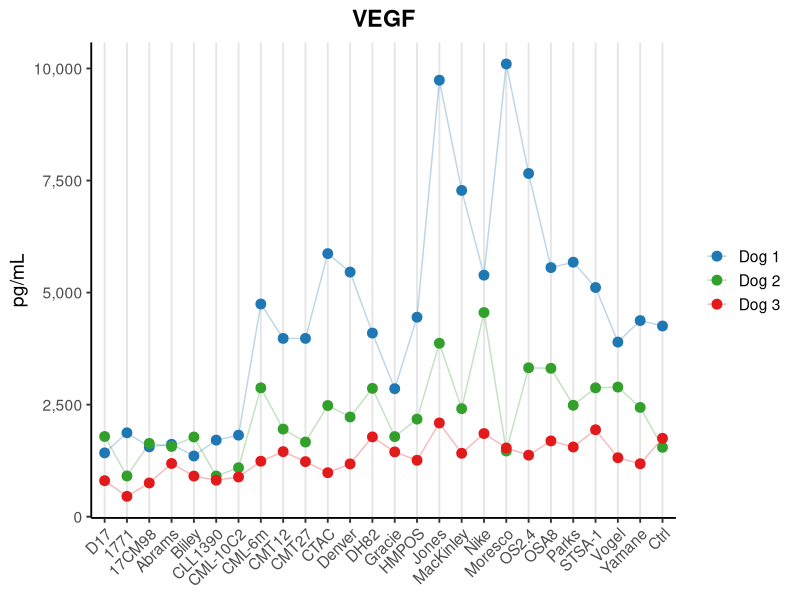
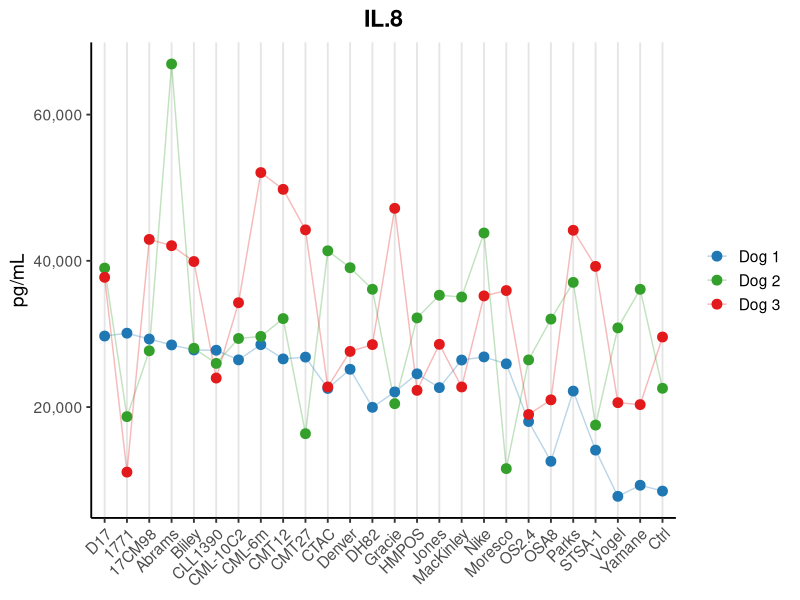
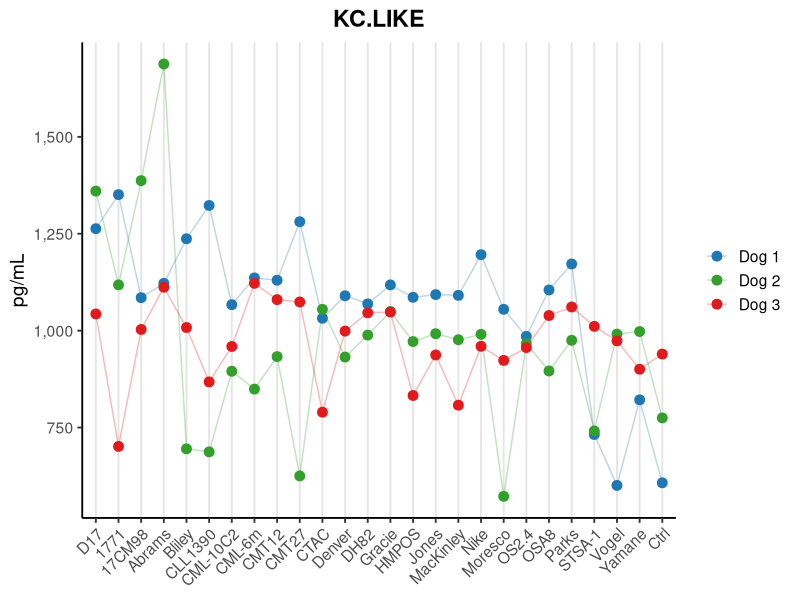
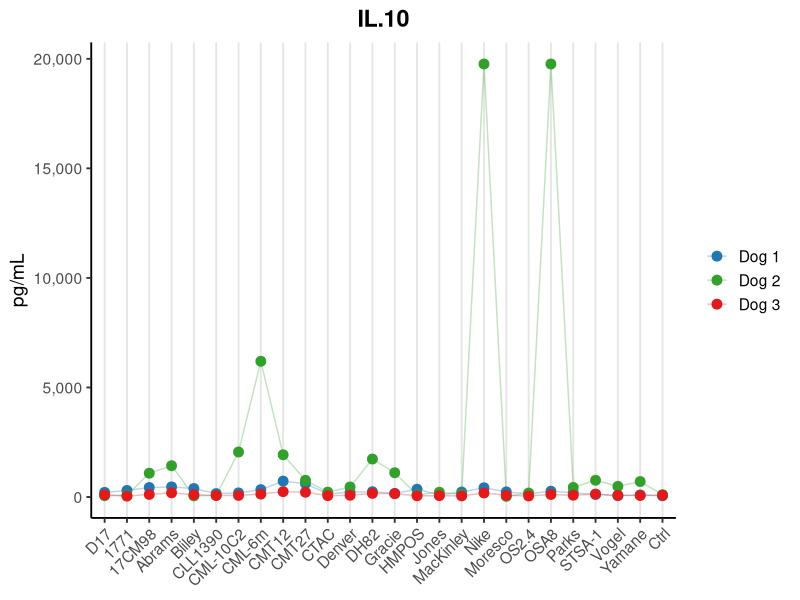
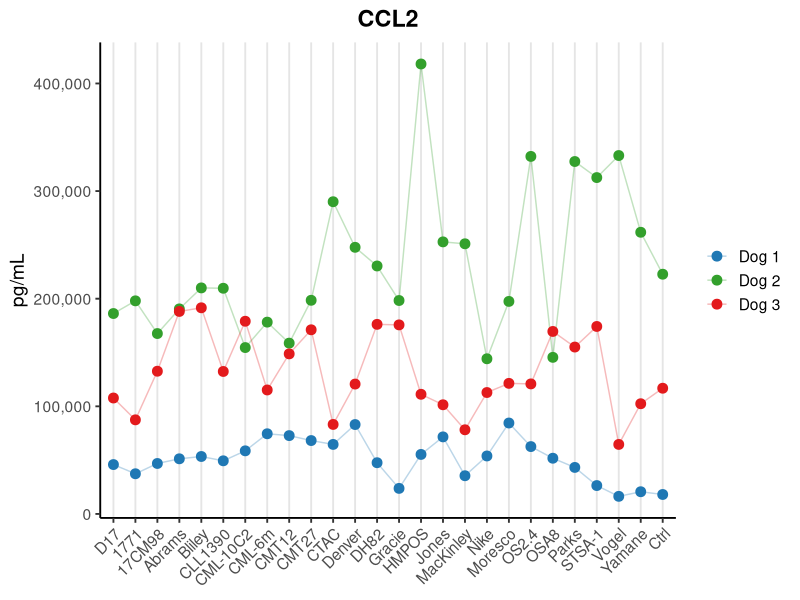
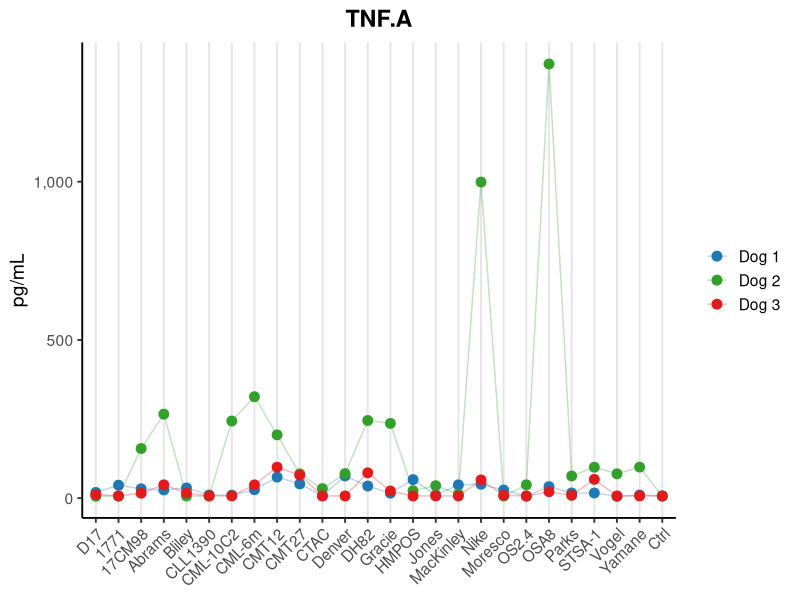
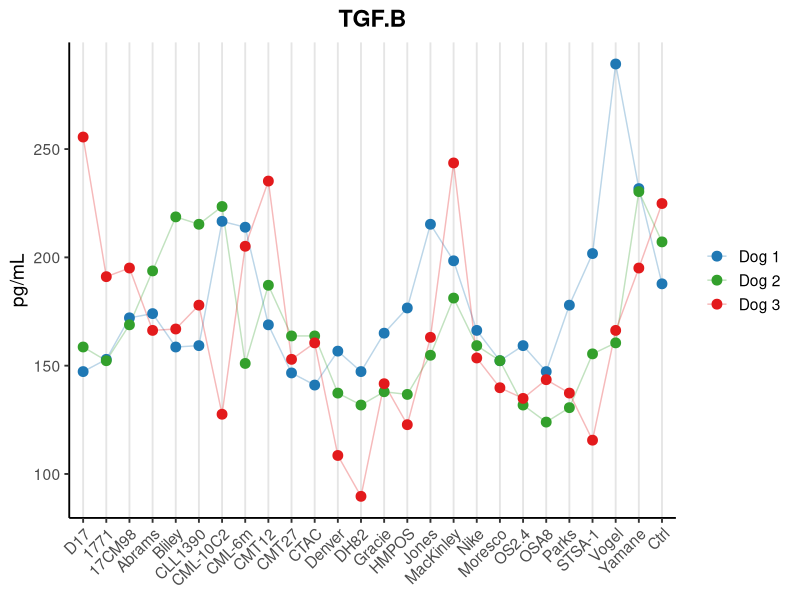

Reproduce these figures in R, in order.
# ── 0) PACKAGES ───────────────────────────────────────────────────────────────
library(readr)
library(dplyr)
library(tidyr)
library(ggplot2)
library(scales)  # for comma() in y‐axis labels

# ── 1) READ YOUR CSV ──────────────────────────────────────────────────────────
raw <- read_csv("raw_with_ctrls.csv", show_col_types = FALSE)

# ── 2) PIVOT TO LONG ──────────────────────────────────────────────────────────
long <- raw %>%
  rename(cell_line = treatment) %>%                  
  pivot_longer(
    cols         = starts_with("donor_"),              
    names_to     = "donor",
    names_prefix = "donor_",
    values_to    = "pg_ml"
  ) %>%
  mutate(
    donor     = factor(donor, levels = c("1","2","3")),
    cell_line = factor(cell_line, levels = unique(cell_line))
  )

# ── 3) DEFINE YOUR DONOR COLORS ───────────────────────────────────────────────
donor_cols <- c(
  "1" = "#1f78b4",  # bright blue
  "2" = "#33a02c",  # bright green
  "3" = "#e31a1c"   # bright red
)

# ── 4) PLOTTING FUNCTION WITH VERTICAL GRID LINES ─────────────────────────────
plot_raw_cytokine <- function(mycyt) {
  df <- long %>% filter(cytokine == mycyt)
  
  ggplot(df, aes(x = cell_line, y = pg_ml, color = donor, group = donor)) +
    geom_line(size = 0.5, alpha = 0.3) +
    geom_point(size = 3) +
    scale_color_manual(
      values = donor_cols,
      labels = c("Dog 1","Dog 2","Dog 3"),
      name   = NULL
    ) +
    scale_y_continuous(labels = scales::comma) +
    theme_classic(base_size = 14) +
    theme(
      # turn on only the vertical grid under each x‐tick:
      panel.grid.major.x  = element_line(color = "grey90"),
      panel.grid.minor.x  = element_blank(),
      # remove horizontal grids
      panel.grid.major.y  = element_blank(),
      panel.grid.minor.y  = element_blank(),
      
      axis.text.x     = element_text(angle = 45, hjust = 1),
      strip.text      = element_text(face = "bold"),
      legend.position = "right",
      plot.title      = element_text(face = "bold", hjust = 0.5)
    ) +
    labs(
      title = toupper(mycyt),
      x     = NULL,
      y     = "pg/mL"
    )
}

# ── 5) LOOP OVER YOUR SEVEN CYTOKINES AND SAVE AT 600 DPI ───────────────────────
cyts <- c("vegf","il.8","kc.like","il.10","ccl2","tnf.a","tgf.b")

for(cyt in cyts) {
  p <- plot_raw_cytokine(cyt)
  ggsave(
    filename = paste0(toupper(gsub("\\.", "-", cyt)), "_raw.png"),
    plot     = p,
    width    = 8,
    height   = 5,
    units    = "in",
    dpi      = 600,
    bg       = "transparent"
  )
}
